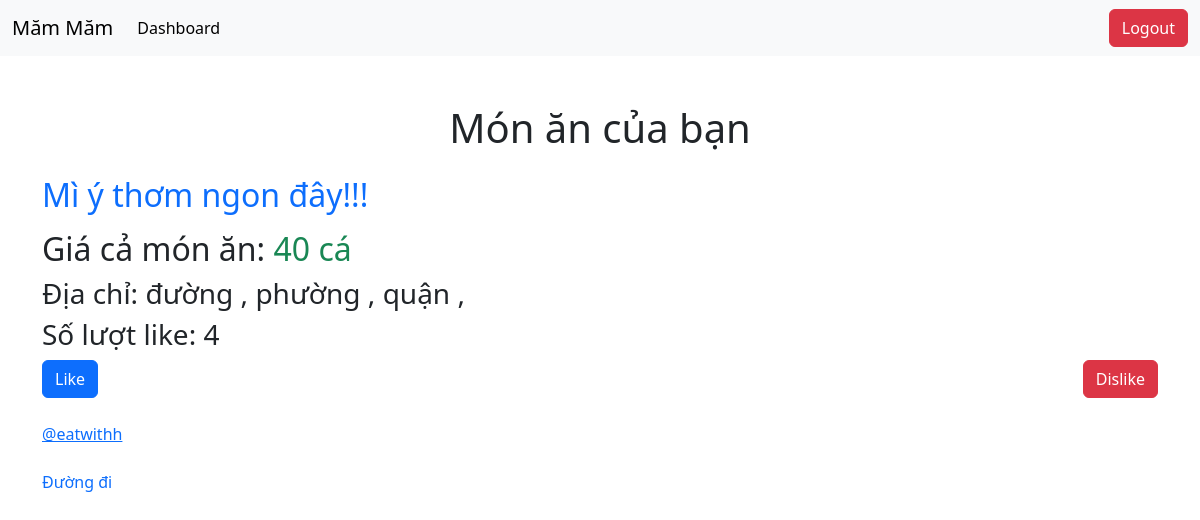
The page /dashboard/6 (signed in) on the database its author committed.
### myapp/models.py (models this page shows, shortened)
class Dish(models.Model):
    name = models.CharField(max_length=200)
    link = models.URLField(max_length=200)
    code = models.CharField(max_length=300)
    price = models.CharField(max_length=20)
    description = models.CharField(max_length=300)
    total_like = models.IntegerField(default=0)
    likers = models.ManyToManyField(User, blank=True)

### myapp/views.py (the view)
# urls.py: path("dashboard/<int:dish_id>", detail, name="detail"),
@login_required(login_url="login")
def detail(request, dish_id):
    dish = get_object_or_404(Dish, id=dish_id)
    address = dish.address
    msg = None
    if request.user.is_authenticated:
        if dish.likers.filter(id=request.user.id).exists():
            msg = "liked"
    if msg == None:
        if (request.GET.get('likebtn')):
            dish.total_like = F("total_like")+1
            dish.likers.add(request.user)
            dish.save()
            return HttpResponseRedirect(reverse("myapp:detail", args=(dish.id,)))
    else:
        if (request.GET.get('dislikebtn')):
            dish.total_like = F("total_like")-1
            dish.likers.remove(request.user)
            dish.save()
            return HttpResponseRedirect(reverse("myapp:detail", args=(dish.id,)))
    context = {
        "dish": dish,
        "address": address,
        "msg": msg
    }
    return render(request, "myapp/detail.html", context)

### myapp/templates/myapp/detail.html (shortened to what this page needs)
<!DOCTYPE html>
<html lang="en">
<head>
    <link href="https://cdn.jsdelivr.net/npm/bootstrap@5.3.3/dist/css/bootstrap.min.css" rel="stylesheet">
</head>
<body>
    <nav class="navbar navbar-expand-lg navbar-light bg-light">
        <div class="container-fluid">
          <a class="navbar-brand" href="{% url 'myapp:dashboard' %}">Măm Măm</a>
          <div class="collapse navbar-collapse" id="navbarNav">
            <ul class="navbar-nav me-auto">
              <li class="nav-item">
                <a class="nav-link active" aria-current="page" href="{% url 'myapp:dashboard' %}">Dashboard</a>
              </li>
            </ul>
            <div class="d-flex">
              <a href="{% url 'myapp:logout' %}" class="btn btn-danger">Logout</a>
            </div>
          </div>
        </div>
      </nav>
    <div class="container mt-5">
        <h1 class="text-center mb-4">Món ăn của bạn</h1>
        <div class="mb-3">
            <h2 class="text-primary">{{ dish.name }} thơm ngon đây!!!</h2>
        </div>
        <div>
            <div>
                <h2>Giá cả món ăn: <span class="text-success">{{ dish.price}} cá</span></h2>
                <h3>
                    Địa chỉ: đường {{ address.street }}, phường {{ address.ward }}, quận {{ address.district }}, {{ address.city }}
                </h3>
                <h3>Số lượt like: {{ dish.total_like }}</h3>
            </div>
        </div>
        <div class="d-flex justify-content-between mb-4">
            <form action="#" method="get">
                <input type="submit" value="Like" name="likebtn" class="btn btn-primary">
            </form>
            <form action="#" method="get">
                <input type="submit" value="Dislike" name="dislikebtn" class="btn btn-danger">
            </form>
        </div>
        <div class="mb-4">
            {{ dish.code|safe }}
        </div>
        <span class="badge rounded-pill"><a href="{%url 'myapp:map' dish.id%}" style="text-decoration: none;">Đường đi</a></span>
    </div>
</body>
</html>

### rows shown on the page
Dish: name "Mì ý", price "40", total_like "4", code "@eatwithh"
